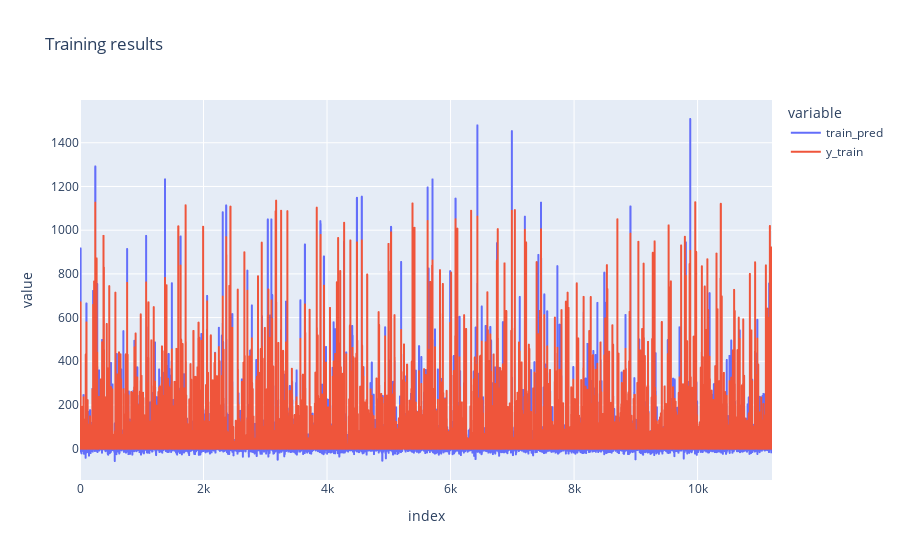

Notebook code for this chart:
### Code cell
train_result = \
pd.DataFrame({'train_pred_norm': list(lsvr_train_opt.predict(X_train)), 
              'y_train_norm': list(y_train.reshape([y_train.shape[0],])),
              'train_pred': list((lsvr_train_opt.predict(X_train) * target_std) + target_mean),
              'y_train': list((y_train.reshape([y_train.shape[0],]) * target_std) + target_mean)
             }).reset_index()
px.line(train_result, x = "index", y = ["train_pred", 'y_train'],
        title = "Training results").show()

### Figure 1 — Plotly figure (JSON) as saved in the notebook; plotly's stock layout.template omitted (floating-point values rounded to 4 significant figures; data arrays with more than 128 entries replaced by an {"elided": "..."} marker saying what was removed)
{"data": [{"hovertemplate": "variable=train_pred<br>index=%{x}<br>value=%{y}<extra></extra>", "legendgroup": "train_pred", "line": {"color": "#636efa", "dash": "solid"}, "marker": {"symbol": "circle"}, "mode": "lines", "name": "train_pred", "showlegend": true, "type": "scattergl", "x": {"elided": "11206 int values"}, "xaxis": "x", "y": {"elided": "11206 float values"}, "yaxis": "y"}, {"hovertemplate": "variable=y_train<br>index=%{x}<br>value=%{y}<extra></extra>", "legendgroup": "y_train", "line": {"color": "#EF553B", "dash": "solid"}, "marker": {"symbol": "circle"}, "mode": "lines", "name": "y_train", "showlegend": true, "type": "scattergl", "x": {"elided": "11206 int values"}, "xaxis": "x", "y": {"elided": "11206 float values"}, "yaxis": "y"}], "layout": {"legend": {"title": {"text": "variable"}, "tracegroupgap": 0}, "title": {"text": "Training results"}, "xaxis": {"anchor": "y", "domain": [0, 1], "title": {"text": "index"}}, "yaxis": {"anchor": "x", "domain": [0, 1], "title": {"text": "value"}}}}
